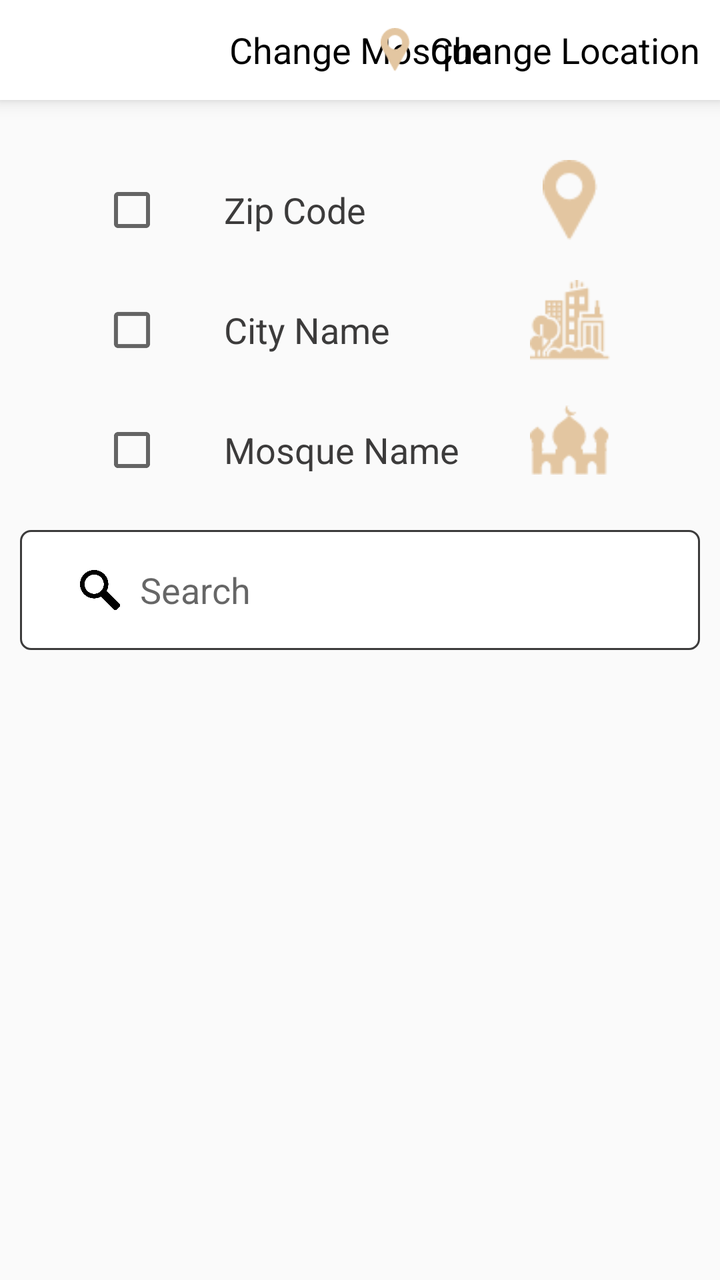
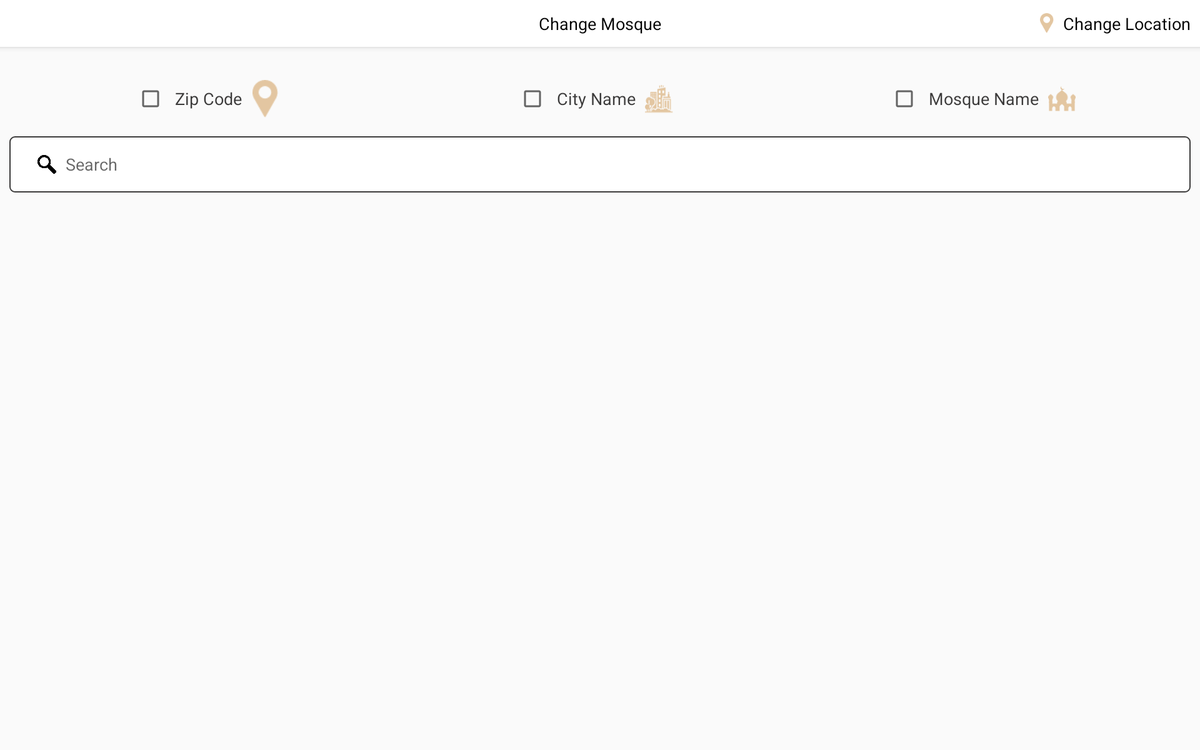

The same Android screen from two of the app's own layout files: first res/layout/ as a phone draws it, then the repository's variant for another configuration, drawn on a device whose configuration selects that folder. Both files follow.
<!-- AndroidManifest.xml: application theme Theme.AppCompat.Light.NoActionBar.FullScreen -->
<!-- res/layout/activity_mosquelist.xml -->
<?xml version="1.0" encoding="utf-8"?>

<RelativeLayout xmlns:android="http://schemas.android.com/apk/res/android"
    android:layout_width="match_parent"
    android:layout_height="match_parent"
    android:id="@+id/rootView"
    xmlns:tools="http://schemas.android.com/tools">


    <RelativeLayout
        android:id="@+id/top"
        android:background="@color/colorWhite"
        android:elevation="5dp"
        android:layout_marginBottom="5dp"
        android:orientation="vertical"
        android:layout_width="match_parent"
        android:layout_height="50dp">


        <ImageView
            android:layout_width="wrap_content"
            android:layout_gravity="right"
            android:id="@+id/imageBack"
            android:layout_height="match_parent"
            android:padding="10dp"
            android:background="?selectableItemBackground"
            android:src="@drawable/back_24" />

        <TextView
            android:layout_centerVertical="true"
            android:layout_width="wrap_content"
            android:layout_height="wrap_content"
            android:layout_marginLeft="20dp"
            android:text="Change Mosque"
            android:layout_centerHorizontal="true"
            android:textColor="@color/colorBlack"
            android:textSize="18dp" />


        <TextView
            android:id="@+id/textViewChangeLocation"
            android:layout_alignParentRight="true"
            android:layout_width="wrap_content"
            android:layout_height="match_parent"
            android:gravity="center"
            android:drawablePadding="10dp"
            android:background="?selectableItemBackground"
            android:drawableLeft="@mipmap/loc"
            android:text="Change Location"
            android:layout_marginRight="10dp"
            android:layout_centerHorizontal="true"
            android:textColor="@color/colorBlack"
            android:textSize="18dp" />

    </RelativeLayout>


    <androidx.core.widget.NestedScrollView
        android:layout_below="@+id/top"
android:id="@+id/nestedScroll"
        android:layout_width="match_parent"
        android:layout_height="wrap_content">

        <LinearLayout
            android:orientation="vertical"
            android:layout_width="match_parent"
            android:layout_height="wrap_content">


    <LinearLayout
        android:layout_width="match_parent"
        android:orientation="vertical"
        android:id="@+id/linearTop"
        android:layout_marginHorizontal="50dp"
        android:layout_marginTop="20dp"
        android:layout_height="wrap_content">

        <RelativeLayout
            android:layout_width="match_parent"
            android:layout_height="60dp">

            <CheckBox
                android:id="@+id/zipCheckBox"
                android:layout_width="wrap_content"
                android:text="Zip Code"
                android:textSize="18dp"
                android:textColor="@color/colorGreyDark"
                android:paddingLeft="30dp"
                android:layout_height="match_parent"/>

            <ImageView
                android:layout_alignParentRight="true"
                android:layout_width="50dp"
                android:layout_gravity="right"
                android:layout_height="50dp"
               android:padding="5dp"
                android:background="?selectableItemBackground"
                android:src="@mipmap/loc" />

        </RelativeLayout>


        <RelativeLayout
            android:layout_width="match_parent"
            android:layout_height="60dp">

            <CheckBox
                android:id="@+id/cityCheckBox"
                android:layout_width="wrap_content"
                android:text="City Name"
                android:textSize="18dp"
                android:textColor="@color/colorGreyDark"
                android:paddingLeft="30dp"
                android:layout_height="match_parent"/>

            <ImageView
                android:layout_alignParentRight="true"
                android:layout_width="50dp"
                android:layout_gravity="right"
                android:layout_height="50dp"
                android:padding="5dp"
                android:background="?selectableItemBackground"
                android:src="@mipmap/cityname" />

        </RelativeLayout>



        <RelativeLayout
            android:layout_width="match_parent"
            android:layout_height="60dp">

            <CheckBox
                android:id="@+id/mosqueCheckbox"
                android:layout_width="wrap_content"
                android:text="Mosque Name"
                android:textSize="18dp"
                android:textColor="@color/colorGreyDark"
                android:paddingLeft="30dp"
                android:layout_height="match_parent"/>

            <ImageView
                android:layout_alignParentRight="true"
                android:layout_width="50dp"
                android:layout_gravity="right"
                android:layout_height="50dp"
                android:padding="5dp"
                android:background="?selectableItemBackground"
                android:src="@mipmap/mosqname" />

        </RelativeLayout>

    </LinearLayout>


    <LinearLayout
        android:id="@+id/searchLayout"
        android:layout_width="match_parent"
        android:layout_height="60dp"
        android:layout_marginHorizontal="10dp"
        android:layout_marginTop="10dp"
        android:layout_below="@+id/linearTop"
        android:background="@drawable/solid_white"
        android:orientation="horizontal"
        android:paddingHorizontal="20dp">

        <ImageView
            android:layout_width="40dp"
            android:layout_height="match_parent"
            android:padding="10dp"
            android:src="@mipmap/search" />

        <EditText
            android:id="@+id/searchEditText"
            android:layout_width="match_parent"
            android:layout_height="match_parent"
            android:gravity="center|left"
            android:imeOptions="actionDone"
            android:singleLine="true"
            android:background="@android:color/transparent"
            android:hint="Search"
            android:textColor="@color/colorGreyDark"
            android:textSize="18dp" />
    </LinearLayout>

    <androidx.recyclerview.widget.RecyclerView

        android:layout_width="match_parent"
     android:layout_marginHorizontal="10dp"
      android:layout_marginTop="10dp"
        android:layout_height="match_parent"
        android:scrollbars="vertical"
        android:layout_below="@+id/searchLayout"
        android:id="@+id/recyclerView"/>
        </LinearLayout>

    </androidx.core.widget.NestedScrollView>

</RelativeLayout>
<!-- resources referenced by this layout -->
<resources>
  <color name="colorBlack">#000000</color>
  <color name="colorGreyDark">#3C3B3B</color>
  <color name="colorWhite">#FFFFFF</color>
  <!-- drawable solid_white (drawable) -->
  <?xml version="1.0" encoding="utf-8"?>
  
  <shape xmlns:android="http://schemas.android.com/apk/res/android"
      android:shape="rectangle">
  
      <corners android:radius="5dp"></corners>
      <solid android:color="@color/colorWhite"></solid>
  
  
      <stroke android:color="@color/colorGreyDark"
          android:width="1dp"></stroke>
  </shape>
  <!-- mipmap cityname: png bitmap (mipmap-xhdpi, 1491 bytes) -->
  <!-- mipmap loc: png bitmap (mipmap-xhdpi, 883 bytes) -->
  <!-- mipmap mosqname: png bitmap (mipmap-xhdpi, 1039 bytes) -->
  <!-- mipmap search: png bitmap (mipmap-xhdpi, 10375 bytes) -->
  <style name="Theme.AppCompat.Light.NoActionBar.FullScreen" parent="@style/Theme.AppCompat.Light.NoActionBar">
          <item name="android:windowNoTitle">true</item>
          <item name="android:windowActionBar">false</item>
          <item name="android:windowFullscreen">true</item>
          <item name="android:windowContentOverlay">@null</item>
          <item name="android:windowDisablePreview">true</item>
      <item name="android:windowIsTranslucent">true</item>
      </style>
</resources>
<!-- res/layout-sw720dp-land/activity_mosquelist.xml (the repository's variant of the layout above) -->
<!-- drawn on a large tablet held sideways -->
<?xml version="1.0" encoding="utf-8"?>

<RelativeLayout xmlns:android="http://schemas.android.com/apk/res/android"
    android:layout_width="match_parent"
    android:layout_height="match_parent"
    android:id="@+id/rootView"
    xmlns:tools="http://schemas.android.com/tools">


    <RelativeLayout
        android:id="@+id/top"
        android:background="@color/colorWhite"
        android:elevation="5dp"
        android:layout_marginBottom="5dp"
        android:orientation="vertical"
        android:layout_width="match_parent"
        android:layout_height="50dp">


        <ImageView
            android:layout_width="wrap_content"
            android:layout_gravity="right"
            android:id="@+id/imageBack"
            android:layout_height="match_parent"
            android:padding="10dp"
            android:background="?selectableItemBackground"
            android:src="@drawable/back_24" />

        <TextView
            android:layout_centerVertical="true"
            android:layout_width="wrap_content"
            android:layout_height="wrap_content"
            android:layout_marginLeft="20dp"
            android:text="Change Mosque"
            android:layout_centerHorizontal="true"
            android:textColor="@color/colorBlack"
            android:textSize="18dp" />

        <TextView
            android:id="@+id/textViewChangeLocation"
            android:layout_alignParentRight="true"
            android:layout_width="wrap_content"
            android:layout_height="match_parent"
            android:gravity="center"
            android:drawablePadding="10dp"
            android:background="?selectableItemBackground"
            android:drawableLeft="@mipmap/loc"
            android:text="Change Location"
            android:layout_marginRight="10dp"
            android:layout_centerHorizontal="true"
            android:textColor="@color/colorBlack"
            android:textSize="18dp" />


    </RelativeLayout>


    <androidx.core.widget.NestedScrollView
        android:layout_below="@+id/top"
android:id="@+id/nestedScroll"
        android:layout_width="match_parent"
        android:layout_height="wrap_content">

        <LinearLayout
            android:orientation="vertical"
            android:layout_width="match_parent"
            android:layout_height="wrap_content">


            <LinearLayout
                android:gravity="center"
                android:weightSum="3"
                android:layout_width="match_parent"
                android:orientation="horizontal"
                android:id="@+id/linearTop"
                android:layout_marginHorizontal="20dp"
                android:layout_marginTop="20dp"
                android:layout_height="wrap_content">

                <RelativeLayout
                    android:layout_width="0dp"
                    android:layout_weight="1"
                    android:gravity="center"
                    android:layout_height="60dp">

                    <CheckBox
                        android:id="@+id/zipCheckBox"
                        android:layout_width="wrap_content"
                        android:text="Zip Code"
                        android:textSize="18dp"
                        android:textColor="@color/colorGreyDark"
                        android:paddingLeft="10dp"
                        android:layout_height="match_parent"/>

                    <ImageView
                        android:layout_toRightOf="@+id/zipCheckBox"
                        android:layout_width="50dp"
                        android:layout_height="60dp"
                        android:padding="10dp"
                        android:background="?selectableItemBackground"
                        android:src="@mipmap/loc" />

                </RelativeLayout>


                <RelativeLayout
                    android:gravity="center"
                    android:layout_width="0dp"
                    android:layout_weight="1"
                    android:layout_height="60dp">

                    <CheckBox
                        android:id="@+id/cityCheckBox"
                        android:layout_width="wrap_content"
                        android:text="City Name"
                        android:textSize="18dp"
                        android:textColor="@color/colorGreyDark"
                        android:paddingLeft="10dp"
                        android:layout_height="match_parent"/>

                    <ImageView
                        android:layout_toRightOf="@+id/cityCheckBox"
                        android:layout_width="50dp"
                        android:layout_gravity="right"
                        android:layout_height="60dp"
                        android:padding="10dp"
                        android:background="?selectableItemBackground"
                        android:src="@mipmap/cityname" />

                </RelativeLayout>



                <RelativeLayout
                    android:gravity="center"
                    android:layout_width="0dp"
                    android:layout_weight="1"
                    android:layout_height="60dp">

                    <CheckBox
                        android:id="@+id/mosqueCheckbox"
                        android:layout_width="wrap_content"
                        android:text="Mosque Name"
                        android:textSize="18dp"
                        android:textColor="@color/colorGreyDark"
                        android:paddingLeft="10dp"
                        android:layout_height="match_parent"/>

                    <ImageView
                        android:layout_toRightOf="@+id/mosqueCheckbox"
                        android:layout_width="50dp"
                        android:layout_gravity="right"
                        android:layout_height="60dp"
                        android:padding="10dp"
                        android:background="?selectableItemBackground"
                        android:src="@mipmap/mosqname" />

                </RelativeLayout>

            </LinearLayout>


    <LinearLayout
        android:id="@+id/searchLayout"
        android:layout_width="match_parent"
        android:layout_height="60dp"
        android:layout_marginHorizontal="10dp"
        android:layout_marginTop="10dp"
        android:layout_below="@+id/linearTop"
        android:background="@drawable/solid_white"
        android:orientation="horizontal"
        android:paddingHorizontal="20dp">

        <ImageView
            android:layout_width="40dp"
            android:layout_height="match_parent"
            android:padding="10dp"
            android:src="@mipmap/search" />

        <EditText
            android:id="@+id/searchEditText"
            android:layout_width="match_parent"
            android:layout_height="match_parent"
            android:gravity="center|left"
            android:imeOptions="actionDone"
            android:singleLine="true"
            android:background="@android:color/transparent"
            android:hint="Search"
            android:textColor="@color/colorGreyDark"
            android:textSize="18dp" />
    </LinearLayout>

    <androidx.recyclerview.widget.RecyclerView

        android:layout_width="match_parent"
     android:layout_marginHorizontal="10dp"
      android:layout_marginTop="10dp"
        android:layout_height="match_parent"
        android:scrollbars="vertical"
        android:layout_below="@+id/searchLayout"
        android:id="@+id/recyclerView"/>
        </LinearLayout>

    </androidx.core.widget.NestedScrollView>

</RelativeLayout>
